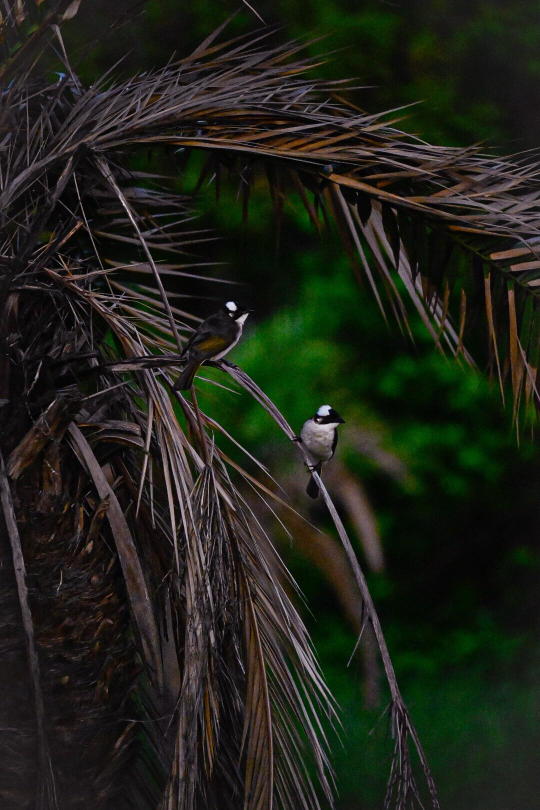
#> input picture try.jpg, 1080 x 1620 px (shown at 1/2 size)
$ python picture.py
#> lines starting #> are read from the running program, lines starting #| are printed output that depends on the picture
import cv2
import numpy as np
img = cv2.imread('try.jpg')
#> img is the input picture: shape (1620, 1080, 3); mean B, G, R 24.9, 34.3, 31.5
print(img.shape)
#| (1620, 1080, 3)

# [5 lines of commented-out code are left out]

newImg = img[0:650, 0:500]
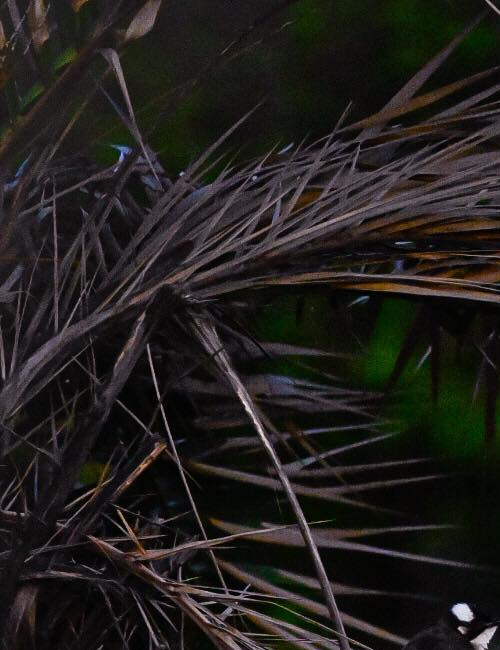
#> newImg: shape (650, 500, 3); mean B, G, R 28.2, 31.1, 33.5

cv2.imshow('img', img)
cv2.imshow('newImg', newImg)
cv2.waitKey(0)

$ run again, with car.jpg copied over try.jpg
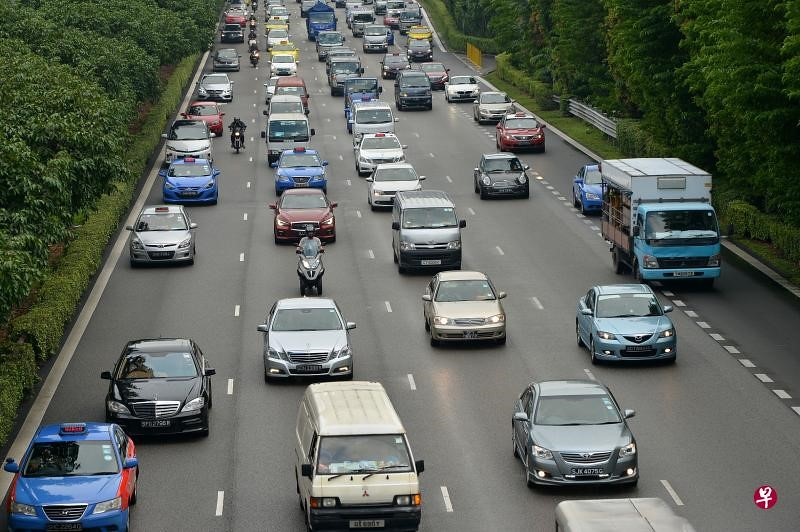
#> input picture car.jpg, 800 x 532 px
#> img is the input picture: shape (532, 800, 3); mean B, G, R 92.8, 100.9, 94.7
#| (532, 800, 3)
#> `newImg = img[0:650, 0:500]`:
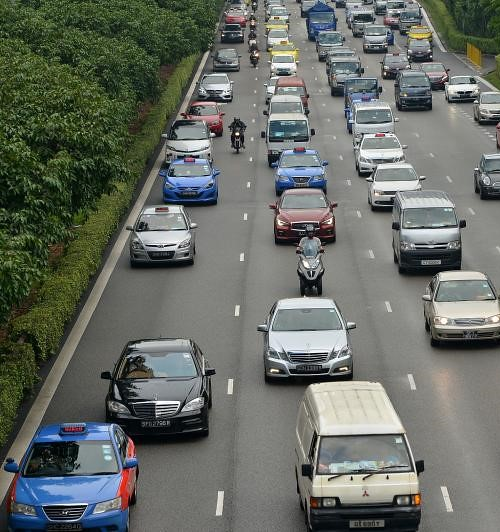
#> newImg: shape (532, 500, 3); mean B, G, R 101.1, 108.3, 103.2
